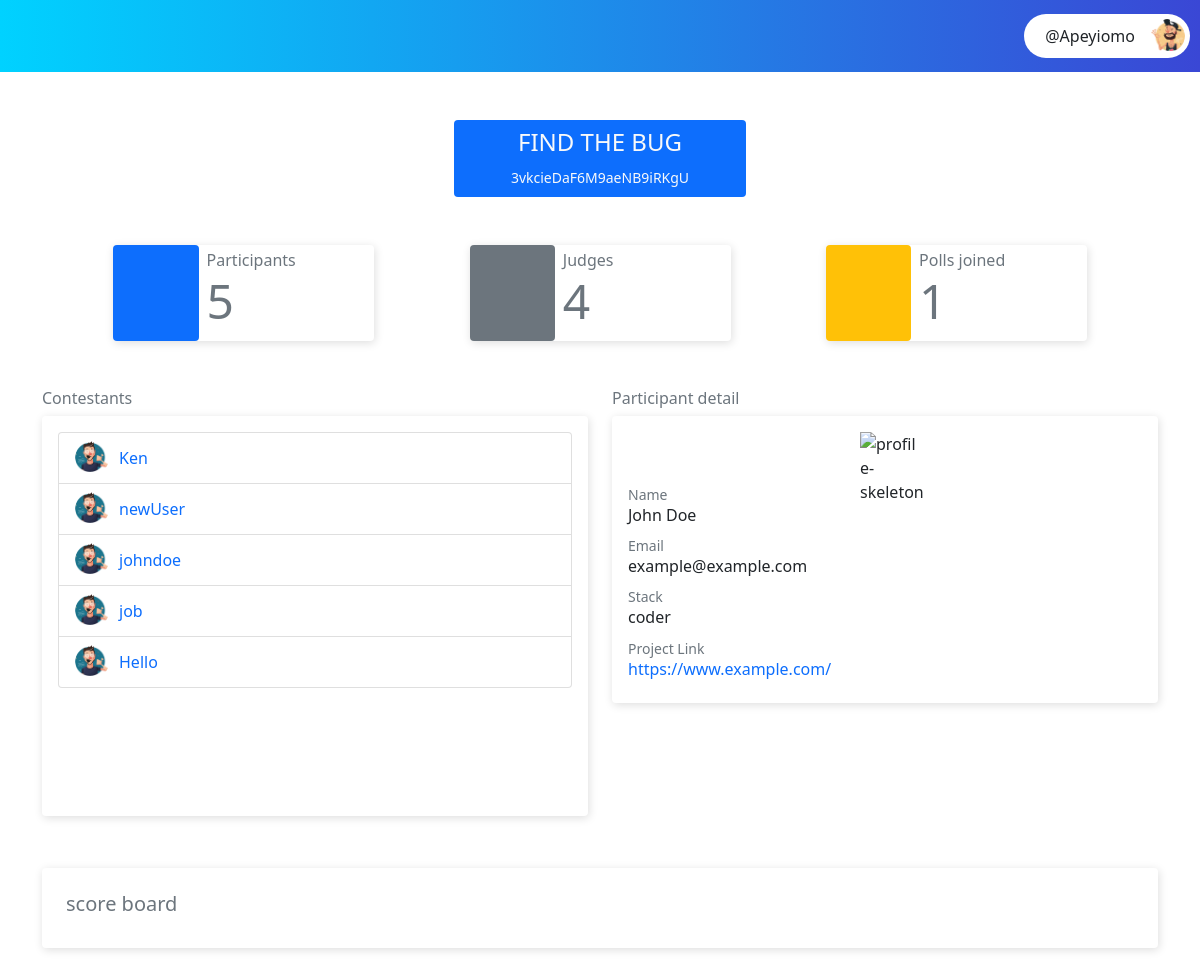
Page /judges/en/dashboard/poll/3vkcieDaF6M9aeNB9iRKgU/ (signed in) on the earlier database version.
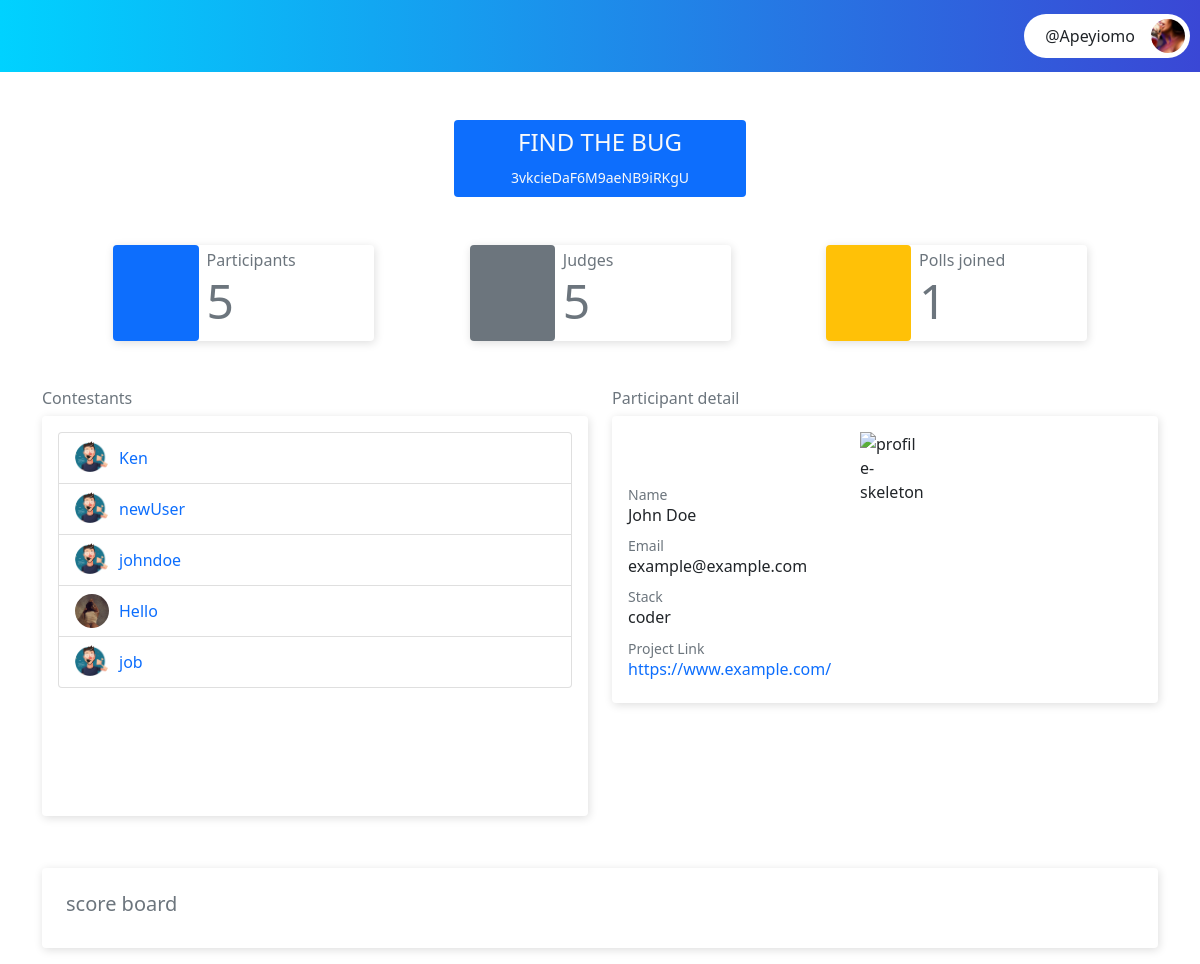
Same page on the later database version.
### core/models.py (models this page shows, shortened)
class CustomUser(AbstractUser):
    GENDER = [
        ('Male', 'Male'),
        ('Female', 'Female'),
    ]
    id =  models.UUIDField(unique=True, primary_key=True, default=uuid.uuid4, editable=False)
    email = models.EmailField(unique=True)
    gender = models.CharField(max_length=6, choices=GENDER, default=GENDER[0])
    dob = models.DateField(null=True)
    is_participant = models.BooleanField(default=False)
    is_judge = models.BooleanField(default=False)
    is_admin = models.BooleanField(default=False)

### judges/models.py (models this page shows, shortened)
class JudgeProfile(models.Model):
    QUALIFICATION = [
        ('ND', 'ND'),
        ('HND', 'HND'),
        ('BSC', 'BSC'),
        ('MSc', 'MSc'),
        ('Phd', 'Phd'),
    ]
    id = models.UUIDField(default=uuid.uuid4, unique=True, editable=False, primary_key=True)
    user = models.OneToOneField(CustomUser, on_delete=models.CASCADE)
    profile_picture = models.ImageField(upload_to="judges_profile_picture.png", default="profile.png")
    educational_qualification = models.CharField(max_length=20, choices=QUALIFICATION)

### participants/models.py (models this page shows, shortened)
class ParticipantPolls(models.Model):
    id = models.UUIDField(default=uuid.uuid4, unique=True, editable=False, primary_key=True)
    polls = models.ForeignKey(Polls, on_delete=models.CASCADE)
    project_link = models.CharField(max_length=100, blank=True, default='')
    participant = models.ForeignKey(Participant, on_delete=models.CASCADE)
    vote_count = models.PositiveIntegerField(default=0)
    is_uploaded = models.BooleanField(default=False)
    total_rating = models.PositiveIntegerField(default=0, blank=True, help_text="total nuber of rating")
    timestamp = models.DateTimeField(auto_now=timezone.now)
    class Meta:
        ordering = ['-total_rating']

class Participant(models.Model):
    STACKS = [
        ('FrontEnd', 'FrontEnd'),
        ('BackEnd', 'BackEnd'),
        ('FullStack', 'FullStack'),
    ]
    id = models.UUIDField(default=uuid.uuid4, unique=True, editable=False, primary_key=True)
    user = models.OneToOneField(CustomUser, on_delete=models.CASCADE)
    image = models.ImageField(default="participant_image.png", upload_to="participant_profile_images")
    stack = models.CharField(max_length=30, choices=STACKS, default=STACKS[0])

### judges/views.py (the view)
# urls.py: path('dashboard/poll/<poll_address>/', JudgePollDashboard.as_view(), name='judges_poll_dashboard'),
class JudgePollDashboard(LoginRequiredMixin, TemplateView):
    template_name = "judges/judges_dashboard.html"
    def get_context_data(self, **kwargs: Any) -> Dict[str, Any]:
        context = super().get_context_data(**kwargs)
        poll_address = self.kwargs.get('poll_address') # get poll address from url parameter
        current_poll = get_object_or_404(Polls, address=poll_address)
        judge_profile = JudgeProfile.objects.get(user=self.request.user)
        all_poll_participants = ParticipantPolls.objects.filter(polls=current_poll)
        all_poll_judges = JudgesPoll.objects.filter(polls=current_poll)
        is_voted = JudgesPoll.objects.get(polls=current_poll, judge=judge_profile).is_voted
        context['participants'] = all_poll_participants
        context['polls'] = JudgesPoll.objects.filter(judge=judge_profile)  # get all the polls joined by a judge
        context['poll_address'] = poll_address
        context['judges'] = all_poll_judges
        context['account_type'] = 'judge'
        context['judge_status'] = self.request.user.is_judge
        context['is_voted'] = is_voted
        context['current_poll'] = current_poll
        return context

### judges/templates/judges/judges_dashboard.html (shortened to what the changed rows need)
{% extends 'participants/dashboard.html' %}
{% load static %}
{% block dashboard_content %}
<div class="main-content p-3 mt-4">
    <div class="db-banner-wrapper container mt-5">
        <div class="row justify-content-evenly align-items-center">
            <div class="col-sm-12 col-md-3">
                <div class="card shadow-card">
                    <div class="card-content">
                        <div class="d-flex align-items-center">
                            <div class="card-text px-2 text-muted">
                                <h6">Judges</h6>
                                    <h3 class="font-weight-bold display-5">{{ judges.count }}</h3>
                            </div>
                        </div>
                    </div>
                </div>
            </div>
        </div>
    </div>
    <div class="participant-list-wrapper pb-5 container">
        <div class="row justify-content-even mt-5">
            <div class="col-sm-12 col-md-6">
                <ul class="list-group participant-list shadow-card p-3">
                    {% for users in participants %}
                    <li class="list-group-item">
                        <a href="" target="_blank" rel="noopener noreferrer" class="participantLink nav-link p-0"
                            data-id="{{ users.participant.user.id}}" data-poll="{{ poll_address }}">
                            <div class="d-flex align-items-center">
                                <div class="p-image">
                                    <img src="{{ users.participant.image.url }}" alt="participant image">
                                </div>
                                <div class="p-text">
                                    <span>{{ users.participant.user.username}}</span>
                                </div>
                            </div>
                        </a>
                    </li>
                    {% endfor %}
                </ul>
            </div>
        </div>
    </div>
</div>
{% endblock %}

### participants/templates/participants/dashboard.html (shortened to what this page needs)
{% extends 'core/base.html' %}
{% load static %}
{% load crispy_forms_tags %}
{% block content %}
<div id="main">
    <header>
        <div class="header-content">
            <div class="d-flex justify-content-between align-items-center pl-4 pr-4">
                <div class="menu-btn-container">
                    <button class="menu-btn" onclick="openNav()"><i class="fa fa-bars"></i></button>
                </div>
                <div class="header-controls">
                    {% if user.is_participant %}
                    <a href="{% url 'participant_dashboard' %}" class="text-light"><i class="fa fa-home"></i></a>
                    <a href="{% url 'participant_profile' %}" class="text-light mx-3"><i class="fa fa-user"></i></a>
                    {% elif user.is_judge %}
                    <a href="{% url 'judges_dashboard' %}" class="text-light"><i class="fa fa-home"></i></a>
                    <a href="{% url 'judges_profile' %}" class="text-light mx-3"><i class="fa fa-user"></i></a>
                    {% endif %}
                    <a href="{% url 'logout' %}" class="text-danger ml-3"><i class="fa fa-sign-out-alt"></i></a>
                </div>
                <div class="avatar d-flex align-items-center profile_btn ">
                    <button class="d-flex align-items-center justify-content-center" id="toggleProfile"
                        data-toggle="false">
                        <span class="text-dark mx-3"> @{{ user.username }}</span>
                        <div class="p-image">
                            {% if user.is_participant %}
                            <img src="{{ user.participant.image.url }}" alt="participant_image">
                            {% elif user.is_judge %}
                            <img src="{{ user.judgeprofile.profile_picture.url }}" alt="judges_profile">
                            {% endif %}
                        </div>
                    </button>
                </div>
            </div>
        </div>
    </header>
    <main>
        <div class="main-wrapper">
            <div class="d-flex">
                {% block dashboard_content %}{% endblock %}
            </div>
        </div>
    </main>
</div>
{% endblock %}

Differences in the rows shown:
changed CustomUser "Apeyiomo": judgeprofile.profile_picture: picture added in place of a placeholder
changed ParticipantPolls "Hello": participant.image: a different picture; moves up the list
Other differences:
{{ judges.count }}: "4" → "5"
